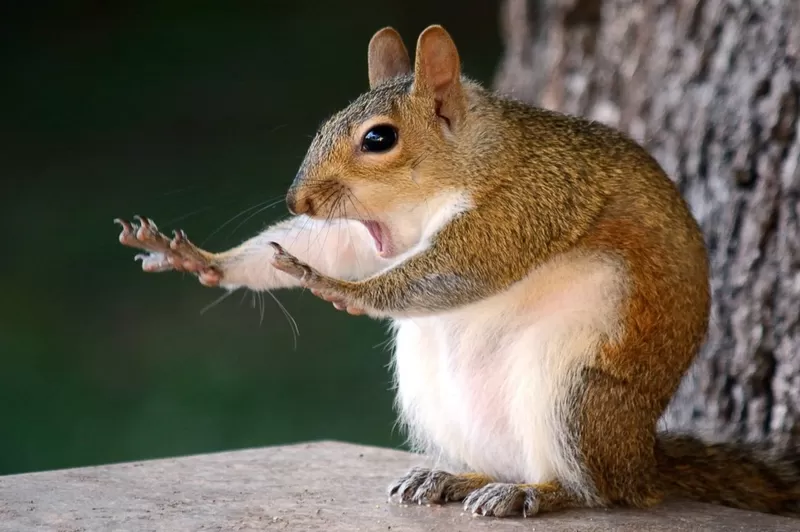
#> input picture pro1/pack2/sajin.jpg, 800 x 532 px
$ python module4_opencv.py
#> lines starting #> are read from the running program, lines starting #| are printed output that depends on the picture
# opencv(Computer vision) : 이미지/영상/동양상 처리에 사용할 수 있는 오픈 소스 라이브러리
# pip install opencv-python

import cv2
# print(cv.__verstion__)

# 이미지 읽기
img1 = cv2.imread('./sajin.jpg')
#> img1 is the input picture: shape (532, 800, 3); mean B, G, R 78.4, 92.2, 99.1
print(type(img1))
#| <class 'numpy.ndarray'>

# img1 = cv2.imread('./sajin.jpg', cv2.IMREAD_COLOR) # 채널(channel) : 3 (R,G,B)
# img1 = cv2.imread('./sajin.jpg', cv2.IMREAD_GRAYSCALE) # 채널(channel) : 1
img1 = cv2.imread('./sajin.jpg', cv2.IMREAD_REDUCED_COLOR_2)
#> img1: shape (266, 400, 3)
cv2.imshow('image test', img1)
cv2.waitKey()
cv2.destroyAllWindows()

# 이미지를 다른 이름으로 저장
cv2.imwrite('./sajin2.jpg', img1)

# 이미지 크기 조절
img2 = cv2.resize(img1, (320,100), interpolation=cv2.INTER_AREA)
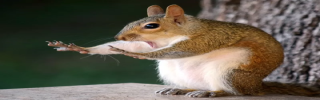
#> img2: shape (100, 320, 3); mean B, G, R 78.5, 92.3, 99.2
cv2.imwrite('./sajin3.jpg', img2)

# 이미지 상하좌우 대칭 (Flip)
# a = cv2.imshow('image rotation', cv2.flip(img1, flipCode=0)) # 이미지 뒤집기
a = cv2.imshow('image rotation', cv2.flip(img1, flipCode=1))
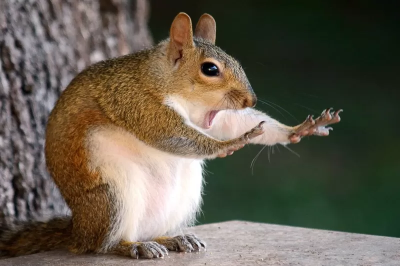
#> window 'image rotation': shape (266, 400, 3); mean B, G, R 78.5, 92.3, 99.2
cv2.waitKey()
cv2.destroyAllWindows()
